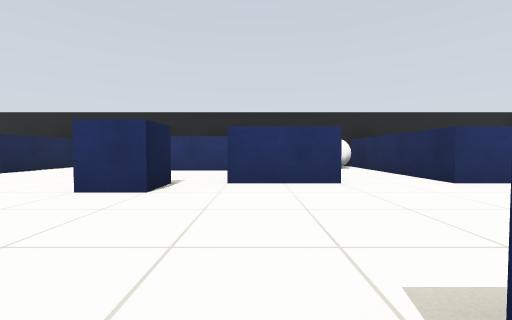
View 1 (above)

24 first-person views from a walk through a world built for the Gazebo simulator. The camera is 0.57 m above the floor, tilts 2° down and sees 90° across. Floor lines are 1 m apart. The floor is counted in squares, 1 m on a side. Each view is taken from the middle of a square. On the plan, view 1 faces up. The plan holds only what a view shows up to about 9 squares ahead; the rest is blank.

View 2
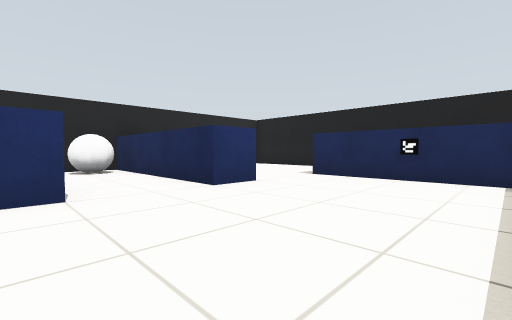

View 3
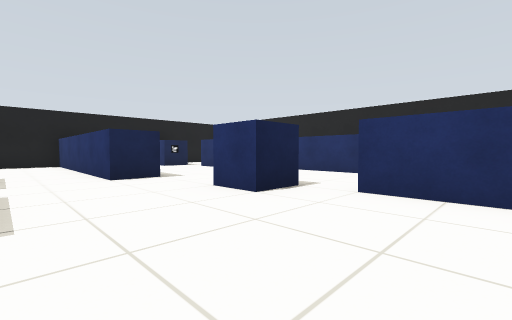

View 4
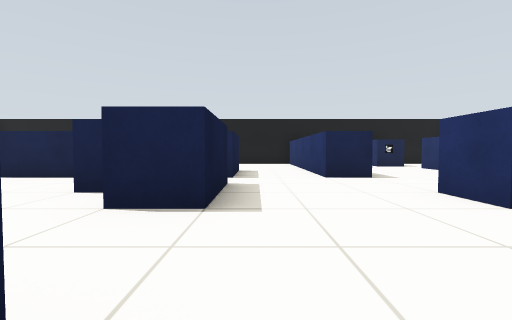

View 5
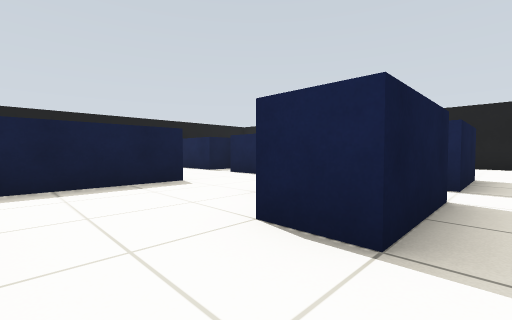

View 6
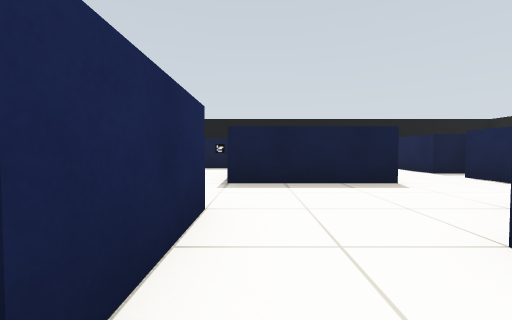

View 7
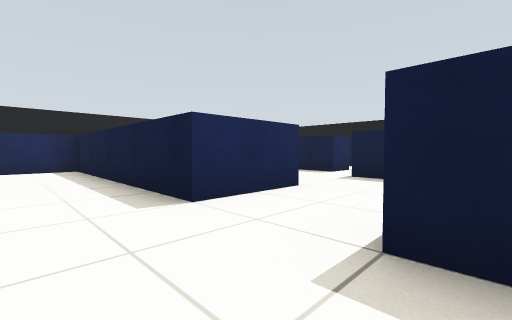

View 8
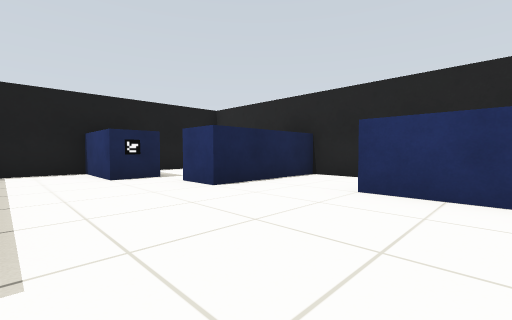

View 9
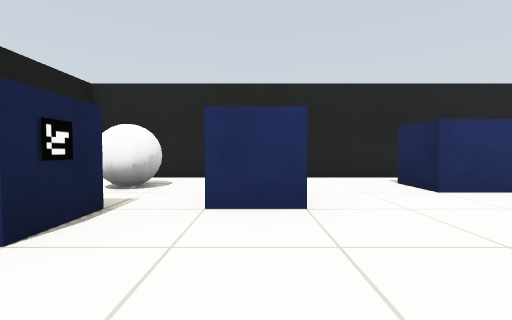

View 10
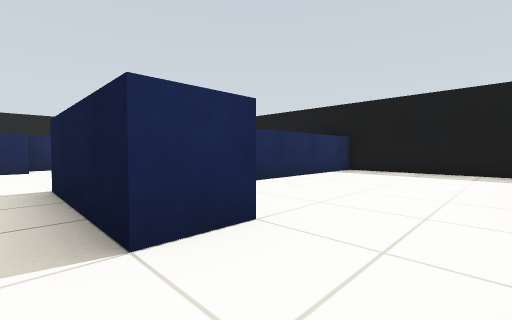

View 11
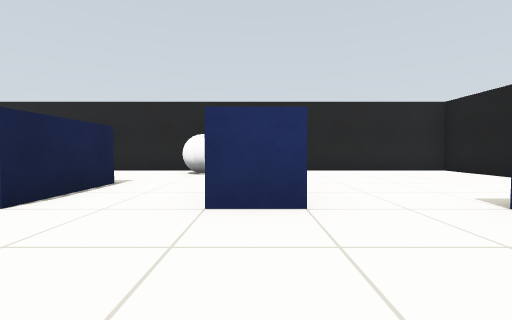

View 12
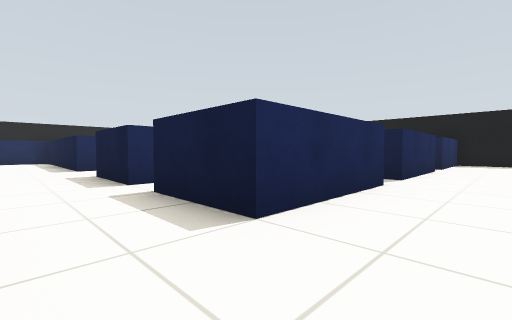

View 13
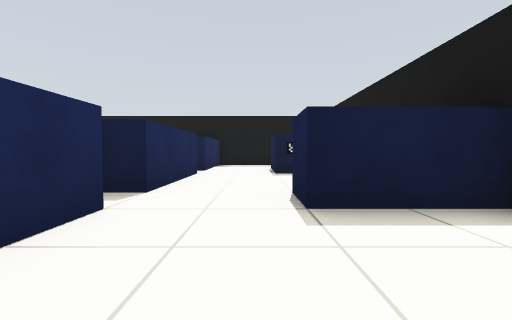

View 14
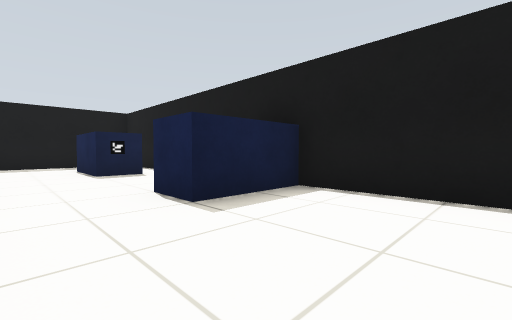

View 15
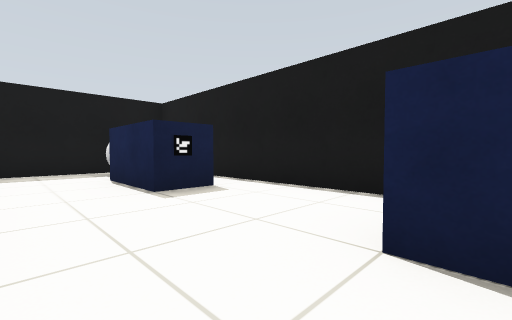

View 16
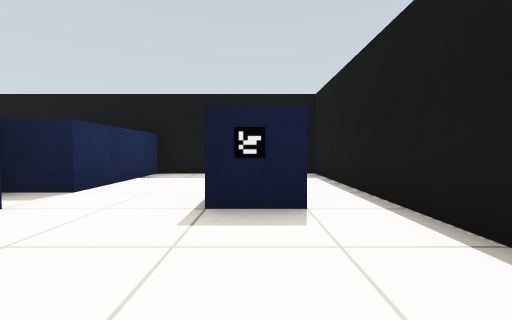

View 17
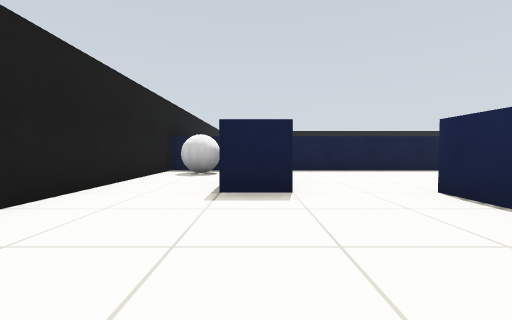

View 18
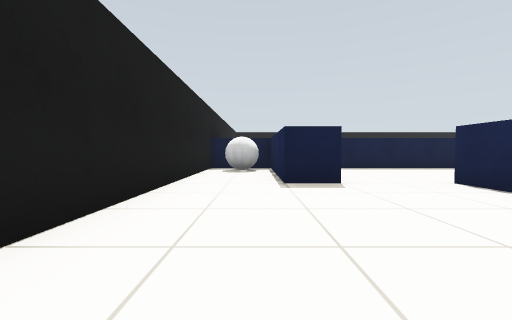

View 19
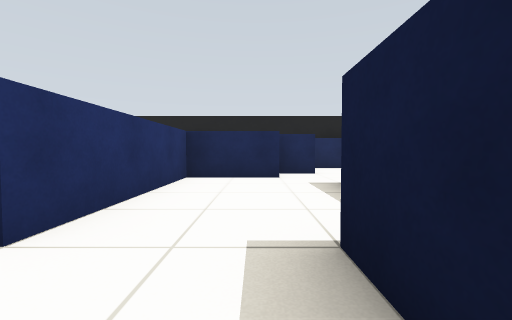

View 20
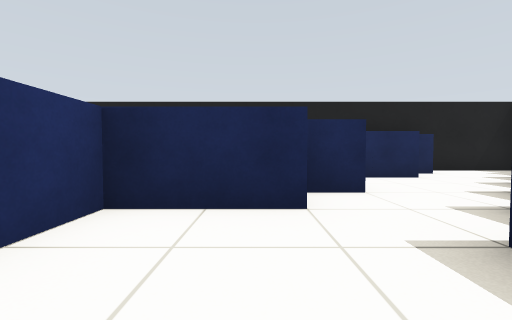

View 21
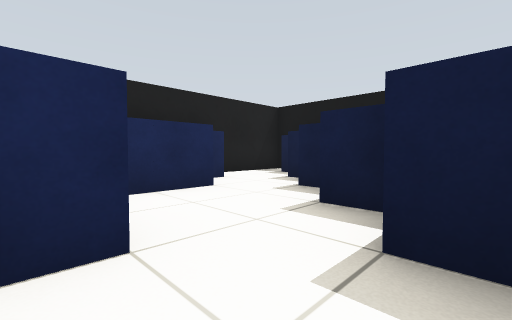

View 22
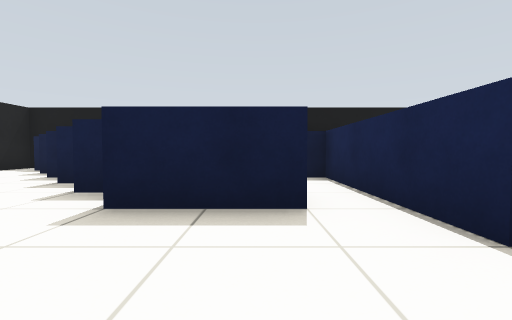

View 23
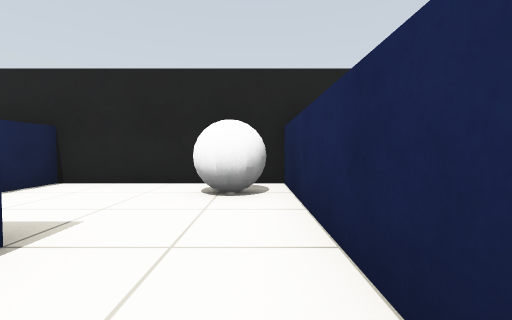

View 24
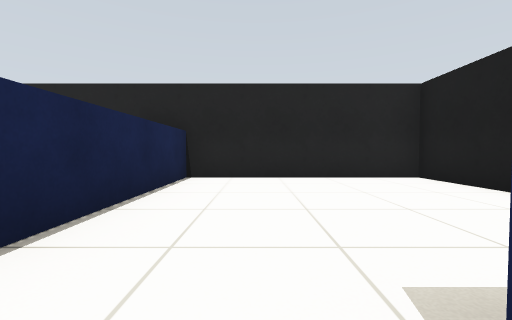

### Floor plan
Points are (right, up) in squares from view 1. A wall is a line through its corners. A room is listed if a view was taken in it or the views show most of it. See-through windows are left out.
Room 1 (views 1, 2, 3, 4, 5, 6, 7, 8, 9, 10, 11, 19, 20, 21, 22)
walls: (-2.5, -1) (-2.5, -1.5); (-3.5, 0) (-3.5, 0.5) (-1.5, 0.5) (-1.5, -0.5); (-1.5, 4.5) (-1.5, 3.5) (-2.5, 3.5); (1.5, 4.5) (-0.5, 4.5); (-2.5, -4.5) (-2.5, -3.5) (0.5, -3.5) (0.5, -7.5) (1.8, -7.5); (-4.5, -2.9) (-4.5, -4.5); (-4.5, 3.6) (-4.5, 2.5) (-6.5, 2.5); (4.5, -3.6) (4.5, -1.5) (0.5, -1.5) (0.5, 0.5) (6.5, 0.5) (6.5, 3.5); (1.5, -5.6) (1.5, -4.5) (3.5, -4.5); (4.5, 4.5) (3.5, 4.5); (-6.5, 0.5) (-4.5, 0.5); (3.9, -5.5) (4.5, -5.5); (5.5, -4.6) (5.5, -3.5); (-0.8, 7.5) (-4.5, 7.5); (4.8, -6.5) (5.5, -6.5); (6, -7.5) (6.5, -7.5); (-6.5, 7.5) (-6.5, 6.5) (-7.5, 6.5); (7.5, -6.6) (7.5, -4.9); (-8.5, 6.6) (-8.5, 5.5) (-10.5, 5.5) (-10.5, 3.9); (8.5, -7.6) (8.5, -7.1); (9.5, -10.6) (9.5, -8.1)
ways out: opening at (-5.5, 1.5) to room 2; opening at (5.5, 4.5) to room 3; opening at (-1, 7) to room 4; opening at (2.5, 5.5) to room 4; opening at (-3.5, -4) to room 5; opening at (-5.5, 8) to room 6; opening at (-8, 6)
objects: marker (-8, 6)
Room 2 (views 12, 13, 14, 15, 16)
walls: (-6.5, -2.6) (-6.5, 0.5); (-10.5, -4.1) (-10.5, -8.5); (-9.6, -6.5) (-8.5, -6.5) (-8.5, -8.4); (-6.5, -6.6) (-6.5, -3.5) (-5.9, -3.5); (-9.5, -10.5) (-6.5, -10.5) (-6.5, -7.5) (-5.5, -7.5); (-6.5, 2.5) (-10.2, 2.5); (-10.5, 2.2) (-10.5, -2.5) (-8.5, -2.5) (-8.5, -3.5)
ways out: opening at (-5.5, 1.5) to room 1; opening at (-10, -7.5) to room 7
objects: other object (-9, -10) to (-9, -9)
Room 3 (views 17, 18, 24)
walls: (6.5, 3.5) (6.5, 4.5) (7.5, 4.5) (7.5, 0.5) (9.5, 0.5) (9.5, 9.5) (4.5, 9.5) (4.5, 4.5)
ways out: opening at (5.5, 4.5) to room 1
objects: grey ball (8, 1) to (9, 2)
Room 4 (view 23)
walls: (1.5, 6.5) (1.5, 4.5); (3.5, 4.5) (3.5, 9.5) (-0.5, 9.5) (-0.5, 8.5)
ways out: opening at (-1, 7) to room 1; opening at (2.5, 5.5) to room 1
objects: grey ball (2, 8) to (3, 9)
Room 5 (no view inside)
walls: (-5.4, -5.5) (-4.5, -5.5) (-4.5, -7.1); (-4.1, -10.5) (-0.5, -10.5) (-0.5, -6.5)
ways out: opening at (-3.5, -4) to room 1
Room 6 (no view inside)
walls: (-3.9, 9.5) (-6.5, 9.5) (-6.5, 7.5); (-4.5, 7.5) (-4.5, 8.5)
ways out: opening at (-5.5, 8) to room 1
Room 7 (no view inside)
walls: (-10.5, -8.5) (-10.5, -10.5) (-9.5, -10.5)
ways out: opening at (-10, -7.5) to room 2

Where each view was taken, in squares from view 1:
view 1: 0 up, 0 right, facing up
view 2: 1 up, 1 right, facing up-right
view 3: 1 up, 1 right, facing up-left
view 4: 1 up, 1 right, facing left
view 5: 1 up, 0 right, facing down-left
view 6: 1 up, 0 right, facing down
view 7: 2 up, 2 left, facing down-right
view 8: 4 up, 3 left, facing up-left
view 9: 4 up, 7 left, facing up
view 10: 3 down, 4 left, facing down-right
view 11: 2 up, 4 right, facing up
view 12: 2 up, 8 left, facing down-right
view 13: 0 up, 8 left, facing down
view 14: 0 up, 7 left, facing down-left
view 15: 3 down, 7 left, facing down-left
view 16: 4 down, 9 left, facing down
view 17: 8 up, 7 right, facing down
view 18: 9 up, 8 right, facing down
view 19: 3 down, 1 left, facing right
view 20: 3 down, 2 right, facing right
view 21: 4 down, 4 right, facing down-right
view 22: 2 down, 2 right, facing down
view 23: 5 up, 3 right, facing up
view 24: 4 up, 6 right, facing up
